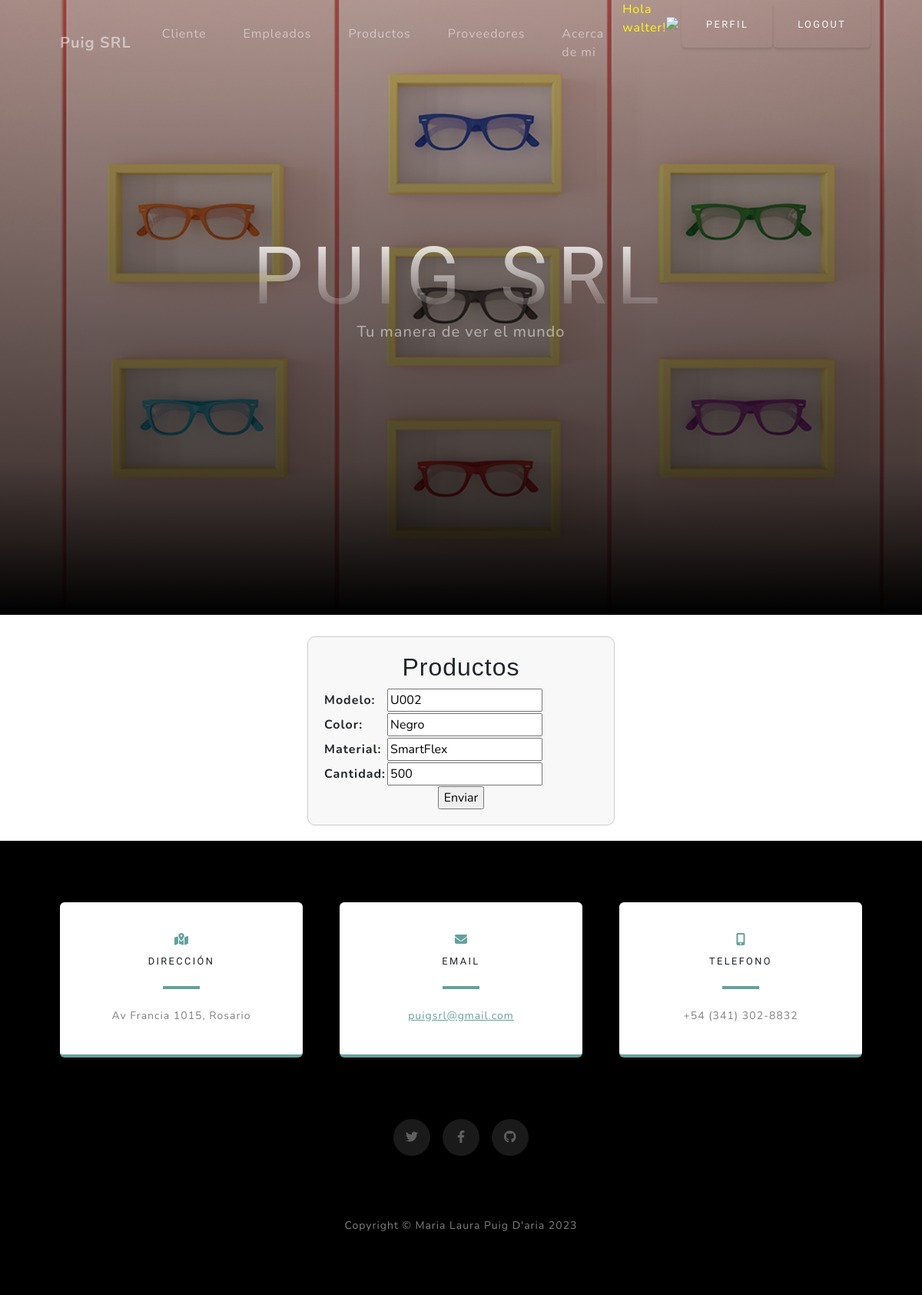
The page /update_producto/1/ (signed in) on the database its author committed.
### aplicacion/models.py (models this page shows, shortened)
class Productos(models.Model):
    modelo = models.CharField(max_length=200)
    color = models.CharField(max_length=100)
    material = models.CharField(max_length=100)
    cantidad = models.IntegerField()

### aplicacion/views.py (the view)
# urls.py: path('update_producto/<int:pk>/', ProductosUpdate.as_view(), name="update_productos"),
class ProductosUpdate(LoginRequiredMixin, UpdateView):
    model = Productos
    fields = ['modelo', 'color', 'material', 'cantidad']
    success_url = reverse_lazy('productos')

### aplicacion/templates/aplicacion/productos_form.html (shortened to what this page needs)
{% extends 'aplicacion/base.html' %}
{% load static %}
    {% block contenido %}
    <div style="display: flex; flex-direction: column; align-items: center; justify-content: center; min-height: 20vh; margin: 20px 0;">
        <div class="form-container">
            <h2 style="font-family: 'Poppins', sans-serif; text-align: center;">Productos</h2>
            <form action="" method="POST">
                <table>
                    {{ form.as_table }}
                </table>
                <input type="submit" value="Enviar" style="display: block; margin: 0 auto;">
            </form>
        </div>
    </div>
    {% endblock contenido %}

### aplicacion/templates/aplicacion/base.html (shortened to what this page needs)
<!DOCTYPE html>
<html lang="en">
    <head>
        {% load static %}
        <link href="{% static 'aplicacion/css/styles.css' %}" rel="stylesheet" />
    </head>
    <body id="page-top">
        <nav class="navbar navbar-expand-lg navbar-light fixed-top" id="mainNav">
            <div class="container px-4 px-lg-5">
                <a class="navbar-brand" href="{% url 'home' %}">Puig SRL</a>
                {% if user.is_authenticated %}
                <div class="collapse navbar-collapse" id="navbarResponsive">
                    <ul class="navbar-nav ms-auto">
                        <li class="nav-item"><a class="nav-link" href="{% url 'clientes' %}">Cliente</a></li>
                        <li class="nav-item"><a class="nav-link" href="{% url 'empleados' %}">Empleados</a></li>
                        <li class="nav-item"><a class="nav-link" href="{% url 'productos' %}">Productos</a></li>
                        <li class="nav-item"><a class="nav-link" href="{% url 'proveedores' %}">Proveedores</a></li>
                        <li class="nav-item"><a class="nav-link" href="{% url 'acerca_de_mi' %}">Acerca de mi</a></li>
                        <li class="nav-item">
                            <div class="user-info d-flex align-items-center">
                                <p style="color: rgb(255, 251, 7)">Hola {{ user.username }}!</p>
                                    <img src="{{ request.session.avatar }}" height="20px" width="20px" alt="Avatar"/>
                                <div class="ml-2 d-flex align-items-center">
                                    <a class="btn btn-outline-light" href="{% url 'editar_perfil' %}">Perfil</a>
                                    <a class="btn btn-outline-light" href="{% url 'logout' %}">Logout</a>
                                </div>
                            </div>
                        </li>
                          {% else %}
                              <a class="nav-link" href="{% url 'registro' %}">Registro</a>
                          </li>
                              <a class="nav-link" href="{% url 'login' %}">Login</a>
                              {% endif %}
                    </ul>
                </div>
            </div>
        </nav>
        <header class="masthead">
            <div class="container px-4 px-lg-5 d-flex h-100 align-items-center justify-content-center">
                <div class="d-flex justify-content-center">
                    <div class="text-center">
                        <h1 class="mx-auto my-0 text-uppercase">Puig SRL</h1>
                        <h2 class="text-white-50 mx-auto mt-2 mb-5">Tu manera de ver el mundo</h2>
                    </div>
                </div>
            </div>
        </header>
        {% block contenido %}
        {% endblock contenido %}
        <section class="contact-section bg-black">
            <div class="container px-4 px-lg-5">
                <div class="row gx-4 gx-lg-5">
                    <div class="col-md-4 mb-3 mb-md-0">
                        <div class="card py-4 h-100">
                            <div class="card-body text-center">
                                <i class="fas fa-map-marked-alt text-primary mb-2"></i>
                                <h4 class="text-uppercase m-0">Dirección</h4>
                                <hr class="my-4 mx-auto" />
                                <div class="small text-black-50">Av Francia 1015, Rosario</div>
                            </div>
                        </div>
                    </div>
                    <div class="col-md-4 mb-3 mb-md-0">
                        <div class="card py-4 h-100">
                            <div class="card-body text-center">
                                <i class="fas fa-envelope text-primary mb-2"></i>
                                <h4 class="text-uppercase m-0">Email</h4>
                                <hr class="my-4 mx-auto" />
                                <div class="small text-black-50"><a href="#!">puigsrl@gmail.com</a></div>
                            </div>
                        </div>
                    </div>
                    <div class="col-md-4 mb-3 mb-md-0">
                        <div class="card py-4 h-100">
                            <div class="card-body text-center">
                                <i class="fas fa-mobile-alt text-primary mb-2"></i>
                                <h4 class="text-uppercase m-0">Telefono</h4>
                                <hr class="my-4 mx-auto" />
                                <div class="small text-black-50">+54 (341) 302-8832</div>
                            </div>
                        </div>
                    </div>
                </div>
                <div class="social d-flex justify-content-center">
                    <a class="mx-2" href="#!"><i class="fab fa-twitter"></i></a>
                    <a class="mx-2" href="#!"><i class="fab fa-facebook-f"></i></a>
                    <a class="mx-2" href="#!"><i class="fab fa-github"></i></a>
                </div>
            </div>
        </section>
        <footer class="footer bg-black small text-center text-white-50"><div class="container px-4 px-lg-5">Copyright &copy; Maria Laura Puig D'aria 2023</div></footer>
    </body>
</html>

### aplicacion/templates/aplicacion/productos_form.html (style rules this page uses)
.form-container { padding: 20px; border: 1px solid #ccc; background-color: #f9f8f9; max-width: 400px; width: 100%; border-radius: 10px; }

### rows shown on the page
Productos: modelo "U002", color "Negro", material "SmartFlex", cantidad "500"

### other values the page prints
{{ user.username }} "walter"
